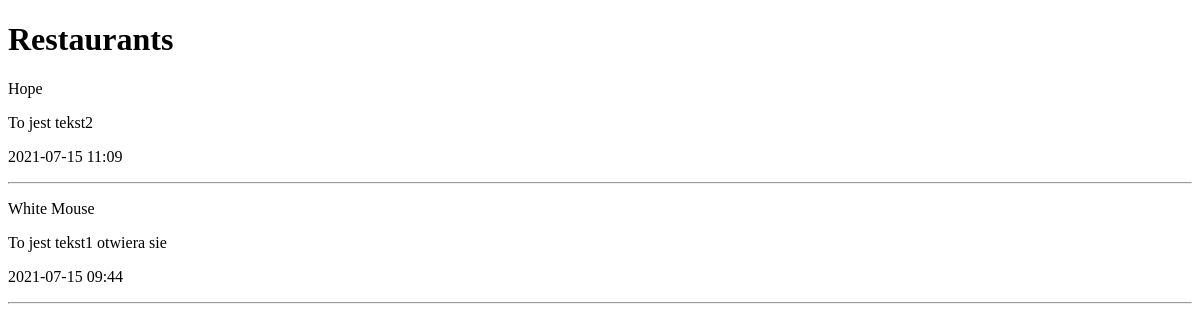
Before: / with the older database file.
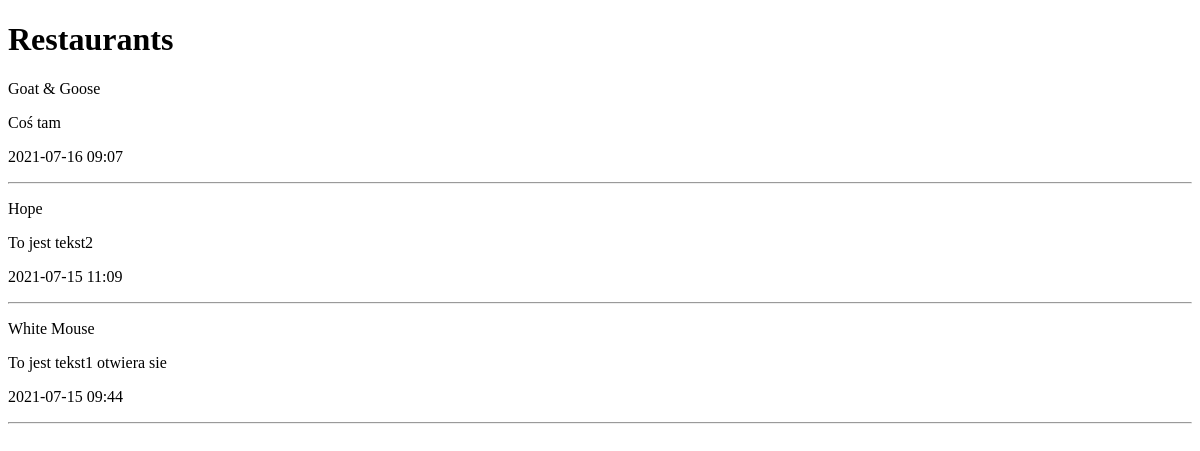
After: the same page with the newer database file.
### restaurants/models.py (models this page shows, shortened)
class Restaurant(models.Model):
    name = models.CharField(max_length=100, verbose_name = 'Nazwa restauracji', blank=False)
    describtion = models.TextField(blank=False, verbose_name = 'Opis restauracji')
    pub_date = models.DateTimeField(auto_now_add=True, verbose_name = 'Data utworzenia')
    update_date = models.DateTimeField(auto_now=True, verbose_name = 'Data ostatniej zmiany')
    photo = models.ImageField(upload_to="photos/%Y/%m/%d/", blank=True, verbose_name = 'Zdjęcie')
    is_published = models.BooleanField(default=True, verbose_name = 'Opublikowana')
    class Meta:
        verbose_name = 'Restaurację'
        verbose_name_plural = 'Restauracje'
        ordering = ['-pub_date']

### restaurants/views.py (the view)
# urls.py: path('', index),
def index(request):
    restaurants = Restaurant.objects.all()
    return render(request, 'restaurants/index.html', {'restaurants': restaurants, 'title': 'Restaurants'})

### restaurants/templates/restaurants/index.html (shortened to what this page needs)
<!DOCTYPE html>
<html lang="pl-PL">
    <head>
    </head>
    <body>
        <h1>{{title}}</h1>
        {% for item in restaurants%}
        <div>
            <p>{{item.name}}</p>
            <p>{{item.describtion}}</p>
            <p>{{item.pub_date|date:"Y-m-d H:i"}}</p>
        </div>
        <hr>
        {% endfor %}
    </body>
</html>

Changed rows visible on the page:
added Restaurant: name "Goat & Goose", describtion "Coś tam", pub_date "2021-07-16 09:07"
